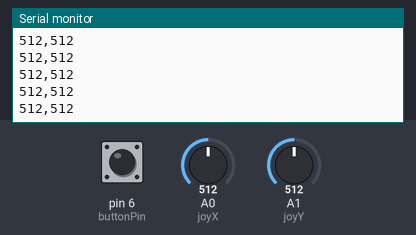
A sketch run on a simulated Arduino Uno, built with avr-gcc and run on an emulated ATmega328P. Parts: the last lines printed to the serial monitor. The test bench sets the inputs (shaded band); at power-on: A0 (joyX) = 512, pin 6 (buttonPin) HIGH, A1 (joyY) = 512.

Above: at 1.2 s.
1.3 s: A0 (joyX) set to 981
At 2.3 s:
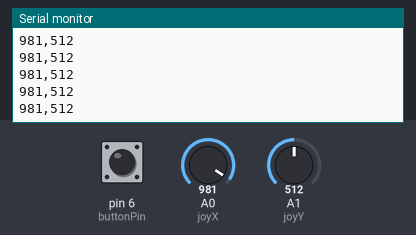
4.3 s: A0 (joyX) set to 1013
At 4.8 s:
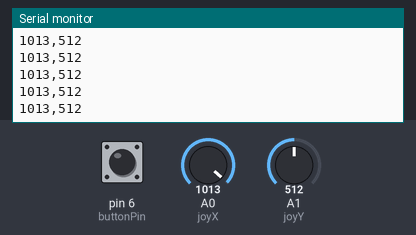
Timing chart, 0 to 7.3 s (numbered marks = the images above; inputs shaded):
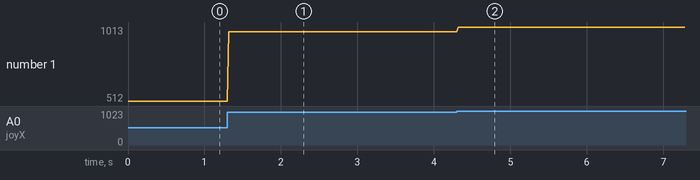

Measured:
- after the input at 1.3 s, the serial monitor: prints a new line at once (image 1)
- after the input at 4.3 s, the serial monitor: prints a new line at once (image 2)
- plotted number 1: 512 → 981 after the input at 1.3 s, 981 → 1013 after the input at 4.3 s

The sketch:

3.4Controller.ino
```cpp
// Arduino Sketch to send joystick position and button press via Serial
const int joyX = A0;
const int joyY = A1;
const int buttonPin = 6;

void setup() {
  Serial.begin(9600);
  pinMode(buttonPin, INPUT_PULLUP);
}

void loop() {
  int xVal = analogRead(joyX);
  int yVal = analogRead(joyY);
  int buttonState = digitalRead(buttonPin);

  // Send joystick data
  Serial.print(xVal);
  Serial.print(",");
  Serial.println(yVal);

  // Send button press signal
  if (buttonState == LOW) {
    Serial.println("BTN");
    delay(200); // debounce delay so you don't get spammed
  }

  delay(20); // joystick update rate (~50 fps)
}
```
